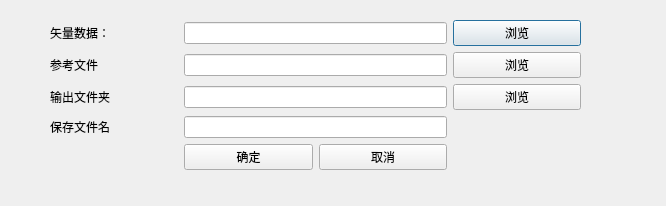
<?xml version="1.0" encoding="UTF-8"?>
<ui version="4.0">
 <class>Vector2Raster</class>
 <widget class="QDialog" name="Vector2Raster">
  <property name="geometry">
   <rect>
    <x>0</x>
    <y>0</y>
    <width>666</width>
    <height>206</height>
   </rect>
  </property>
  <property name="windowTitle">
   <string>矢量转栅格</string>
  </property>
  <widget class="QWidget" name="">
   <property name="geometry">
    <rect>
     <x>50</x>
     <y>20</y>
     <width>531</width>
     <height>151</height>
    </rect>
   </property>
   <layout class="QGridLayout" name="gridLayout">
    <item row="0" column="0">
     <widget class="QLabel" name="label">
      <property name="text">
       <string>矢量数据：</string>
      </property>
     </widget>
    </item>
    <item row="0" column="1" colspan="2">
     <widget class="QLineEdit" name="lineEdit_vector"/>
    </item>
    <item row="0" column="3">
     <widget class="QPushButton" name="pushButton_vector">
      <property name="text">
       <string>浏览</string>
      </property>
     </widget>
    </item>
    <item row="1" column="0">
     <widget class="QLabel" name="label_4">
      <property name="text">
       <string>参考文件</string>
      </property>
     </widget>
    </item>
    <item row="1" column="1" colspan="2">
     <widget class="QLineEdit" name="lineEdit_tempfile"/>
    </item>
    <item row="1" column="3">
     <widget class="QPushButton" name="pushButton_tempfile">
      <property name="text">
       <string>浏览</string>
      </property>
     </widget>
    </item>
    <item row="2" column="0">
     <widget class="QLabel" name="label_2">
      <property name="text">
       <string>输出文件夹</string>
      </property>
     </widget>
    </item>
    <item row="2" column="1" colspan="2">
     <widget class="QLineEdit" name="lineEdit_outdir"/>
    </item>
    <item row="2" column="3">
     <widget class="QPushButton" name="pushButton_raster">
      <property name="text">
       <string>浏览</string>
      </property>
     </widget>
    </item>
    <item row="3" column="0">
     <widget class="QLabel" name="label_3">
      <property name="text">
       <string>保存文件名</string>
      </property>
     </widget>
    </item>
    <item row="3" column="1" colspan="2">
     <widget class="QLineEdit" name="lineEdit_outname"/>
    </item>
    <item row="4" column="1">
     <widget class="QPushButton" name="pushButton_ok">
      <property name="text">
       <string>确定</string>
      </property>
     </widget>
    </item>
    <item row="4" column="2">
     <widget class="QPushButton" name="pushButton_cancel">
      <property name="text">
       <string>取消</string>
      </property>
     </widget>
    </item>
   </layout>
  </widget>
 </widget>
 <resources/>
 <connections/>
</ui>
